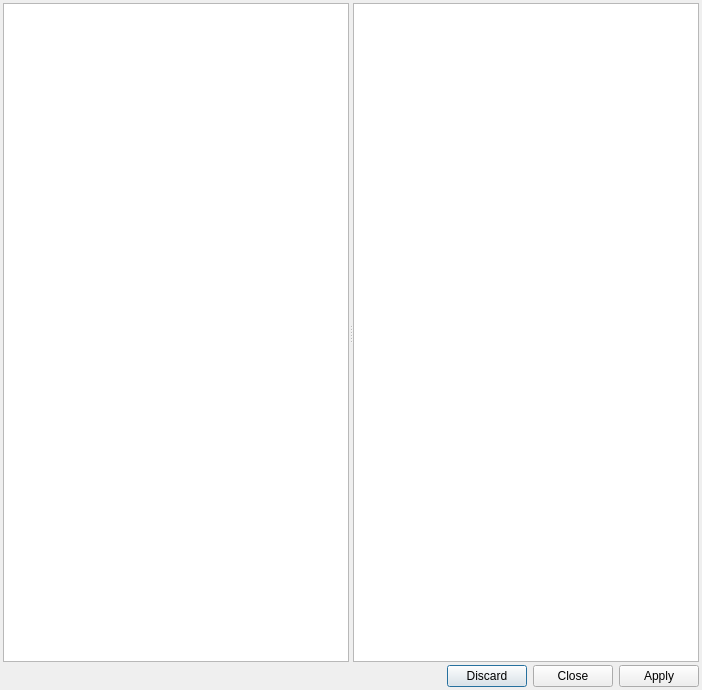
<?xml version="1.0" encoding="UTF-8"?>
<ui version="4.0">
 <class>DlgPairTypeRegister</class>
 <widget class="QDialog" name="DlgPairTypeRegister">
  <property name="geometry">
   <rect>
    <x>0</x>
    <y>0</y>
    <width>702</width>
    <height>690</height>
   </rect>
  </property>
  <property name="windowTitle">
   <string>Pair Type With Registers</string>
  </property>
  <layout class="QVBoxLayout" name="verticalLayout">
   <property name="spacing">
    <number>3</number>
   </property>
   <property name="leftMargin">
    <number>3</number>
   </property>
   <property name="topMargin">
    <number>3</number>
   </property>
   <property name="rightMargin">
    <number>3</number>
   </property>
   <property name="bottomMargin">
    <number>3</number>
   </property>
   <item>
    <widget class="QSplitter" name="splitter">
     <property name="styleSheet">
      <string notr="true">QHeaderView::section {    
	background-color: rgb(227, 227, 227);
    padding-left: 4px;
    border: 1px solid lightgrey;	
	font: 10pt &quot;MS Shell Dlg 2&quot;;
}

/*QTableView {
	background-color: white;
	show-decoration-selected: 0;
	padding: 0;
	margin: 0;
}*/

/*QTableView::item:selected
{   
    color: white;
    background: #0063cd;            
}*/

QTableView::item:selected:active
{
	color: white;
	background: #0063cd; 
   /* background: qlineargradient(x1: 0, y1: 0, x2: 0, y2: 1, stop: 0 #6ea1f1, stop: 1 #567dbc);*/
}

QTableView::item:selected:!active 
{
	color: white;
	background: #0063cd;
   /* background: qlineargradient(x1: 0, y1: 0, x2: 0, y2: 1, stop: 0 #6b9be8, stop: 1 #577fbf);*/
   /*background: qlineargradient(x1: 0, y1: 0, x2: 0, y2: 1, stop: 0 #ABAFE5, stop: 1 #8588B2);*/
}

QCheckBox {
	margin: 0px 5px 0 5px;
}

QCheckBox::focus {
	color: white;
}

*{outline:  none;}

</string>
     </property>
     <property name="orientation">
      <enum>Qt::Horizontal</enum>
     </property>
     <widget class="QTableView" name="tblType">
      <property name="styleSheet">
       <string notr="true"/>
      </property>
     </widget>
     <widget class="QTableView" name="tblRegister">
      <property name="styleSheet">
       <string notr="true"/>
      </property>
      <property name="selectionMode">
       <enum>QAbstractItemView::NoSelection</enum>
      </property>
      <property name="selectionBehavior">
       <enum>QAbstractItemView::SelectRows</enum>
      </property>
     </widget>
    </widget>
   </item>
   <item>
    <widget class="QDialogButtonBox" name="buttonBox">
     <property name="styleSheet">
      <string notr="true">* { button-layout: 2 }</string>
     </property>
     <property name="orientation">
      <enum>Qt::Horizontal</enum>
     </property>
     <property name="standardButtons">
      <set>QDialogButtonBox::Apply|QDialogButtonBox::Close|QDialogButtonBox::Discard</set>
     </property>
     <property name="centerButtons">
      <bool>false</bool>
     </property>
    </widget>
   </item>
  </layout>
 </widget>
 <resources/>
 <connections/>
</ui>
